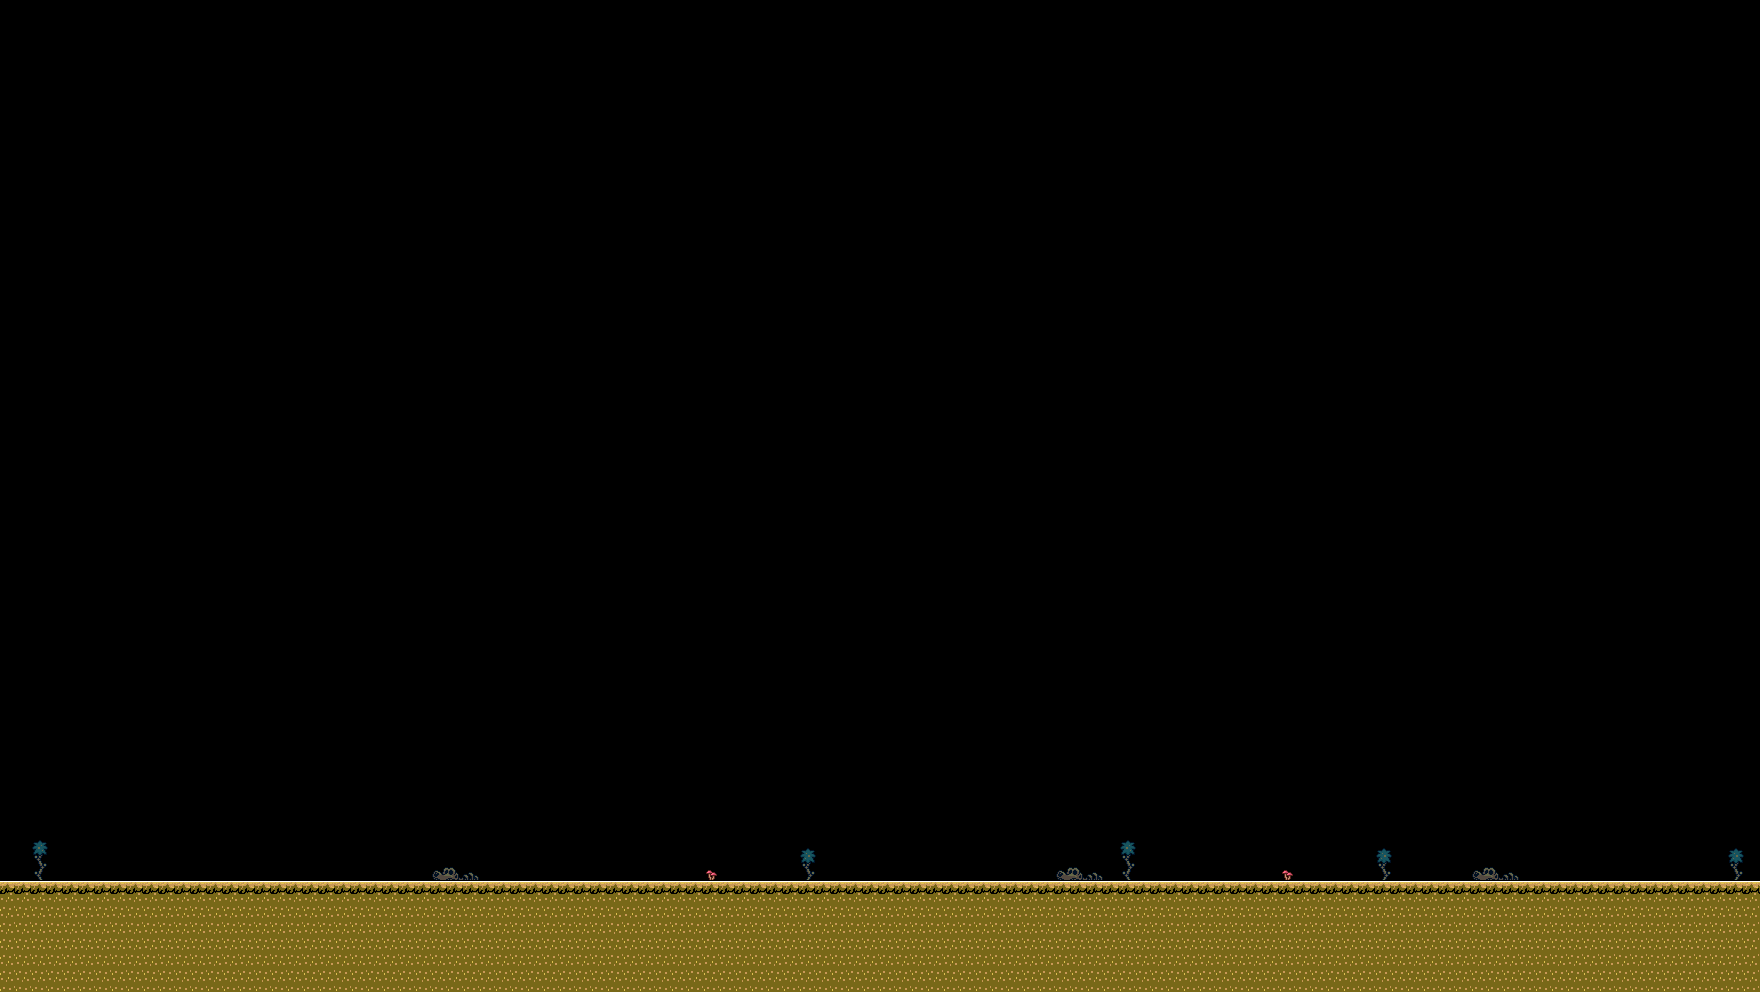

This is a level from a 2D game, rendered from its Tiled map with the project's own tilesets. A one-line summary and the map file follow, with tile-layer data summarised:
An orthogonal 110x62 tile map with 16x16 px tiles, 1 tile layer (Tile Layer 1) and 7 objects.

<map version="1.5" tiledversion="1.5.0" orientation="orthogonal" renderorder="right-down" width="110" height="62" tilewidth="16" tileheight="16" infinite="0" nextlayerid="7" nextobjectid="12">
 <tileset firstgid="1" source="Dimble Wood Tileset.tsx" />
 <layer id="1" name="Tile Layer 1" width="110" height="62">
  <data>[6820 cells, 793 non-empty, 11 distinct tile ids]</data>
 </layer>
 <objectgroup id="3" name="Ground">
  <object id="1" x="-156" y="880" width="2032" height="112" />
 </objectgroup>
 <objectgroup id="4" name="Spawn Point">
  <object id="5" x="412" y="860" width="8" height="8" />
 </objectgroup>
 <objectgroup id="5" name="Boss Point">
  <object id="6" x="668" y="860" width="8" height="8">
   <properties>
    <property name="boss name" value="Petey" />
   </properties>
  </object>
 </objectgroup>
 <objectgroup id="6" name="Death Barrier">
  <object id="7" x="1868" y="-1084" width="244" height="2256" />
  <object id="8" x="-436" y="-1052" width="2604" height="208" />
  <object id="9" x="-480" y="984" width="2460" height="312" />
  <object id="10" x="-496" y="-1212" width="344" height="2492" />
 </objectgroup>
</map>
